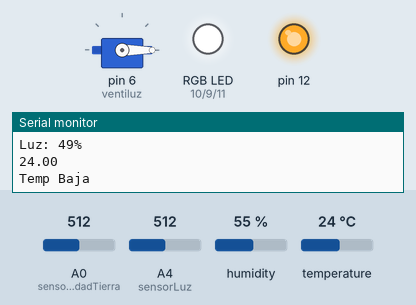
Bench run of a sketch on a simulated Arduino Uno, built with avr-gcc and run on an emulated ATmega328P. Parts: servo, an RGB LED mixed from three pins (HIGH = lit), output pins drawn as LEDs (lit = HIGH), the last lines printed to the serial monitor. The inputs (shaded band) are chosen by the test bench; at power-on: temperature 24 °C, A4 (sensorLuz) = 512, A0 (sensorHumedadTierra) = 512, humidity 55 %.

Above: at 1.8 s.
1.9 s: temperature set to 26 °C
At 3.2 s:
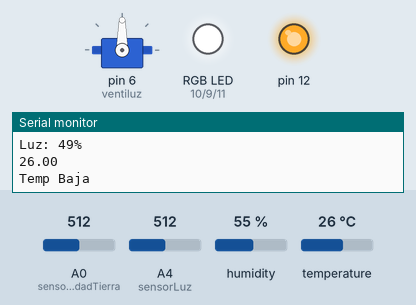
3.6 s: A4 (sensorLuz) set to 836
5.3 s: A4 (sensorLuz) set to 857
At 7.3 s:
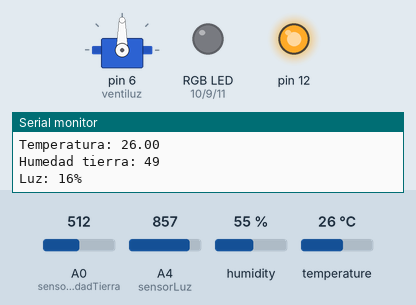
7.7 s: temperature set to 28 °C
At 8.8 s:
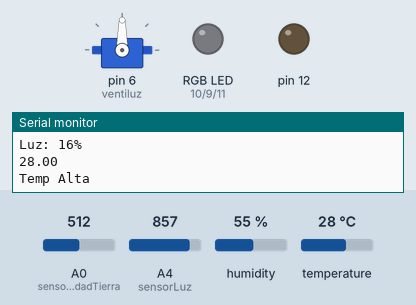
9.7 s: temperature set to 12 °C
At 11.5 s:
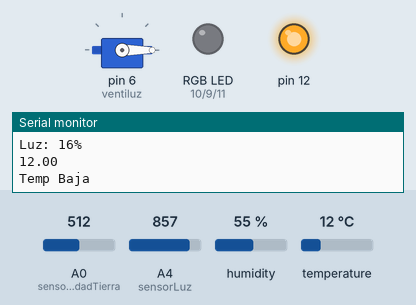
11.8 s: temperature set to 33 °C
At 13.0 s:
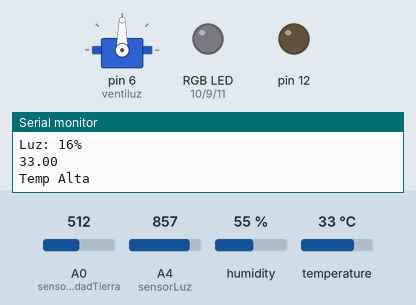
Timing chart, 0 to 14.8 s (numbered marks = the images above; inputs shaded):
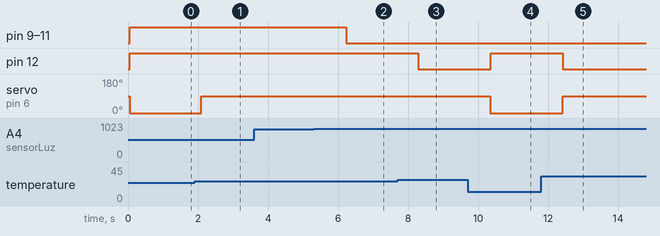

The sketch:

hola.ino
```cpp
#include <Adafruit_Sensor.h>
#include <Servo.h>
#include <DHT.h>

#define RGB_green 9
#define RGB_red 10
#define RGB_blue 11
#define ventiluz 6
#define ventilador 10
#define sensorHumedadTierra A0
#define bomba 11
#define calefaccion 12
#define sensorLuz 4
#define sensorTemp 2
DHT dht(sensorTemp, DHT11);

Servo motorVentiluz;

void setup() {
  pinMode(9, OUTPUT);
  pinMode(10, OUTPUT);
  pinMode(11, OUTPUT);
  pinMode(12, OUTPUT);
  motorVentiluz.attach(ventiluz);
  Serial.begin(9600);
  pinMode(sensorLuz, INPUT);
  dht.begin();
}

void loop(){
  // put your main code here, to run repeatedly:
  int humedadTierra = analogRead(sensorHumedadTierra);

  // Leemos la humedad relativa
  float humedadAmbiente = dht.readHumidity();
  // Leemos la temperatura en grados centígrados (por defecto)
  float temperatura = dht.readTemperature();

  int luz = analogRead(sensorLuz);
  humedadTierra = map(humedadTierra, 1023, 0, 0, 100);
  luz = map(luz, 1023, 0, 0, 100);

  Serial.println("Humedad: " + String(humedadAmbiente));
  Serial.println("Temperatura: " + String(temperatura));
  Serial.println("Humedad tierra: " + String(humedadTierra));
  Serial.println("Luz: " + String(luz) + "%");

  Serial.println(temperatura);

  if(temperatura > 24.00){
    motorVentiluz.write(90);
  }else motorVentiluz.write(0);

  if(temperatura > 26.00){
      digitalWrite(12, LOW);
      Serial.println("Temp Alta");
  }else{
      Serial.println("Temp Baja");
      digitalWrite(12, HIGH);
  }

  if(luz < 17.00){
    digitalWrite(RGB_green, LOW);
    digitalWrite(RGB_blue, LOW);
    digitalWrite(RGB_red, LOW);
  }else{
    digitalWrite(RGB_green, HIGH);
    digitalWrite(RGB_blue, HIGH);
    digitalWrite(RGB_red, HIGH);
  }
  delay(1000);
}
```

Measured:
- the behaviour switches between 24 and 25 °C on temperature (found by bisection; images 0 and 1)
- the behaviour switches between 849 and 850 on A4 (sensorLuz) (found by bisection; images 1 and 2)
- the behaviour switches between 26 and 27 °C on temperature (found by bisection; images 2 and 3)
- after the input at 1.9 s, servo on pin 6 (ventiluz): 0° → 90° after 0.20 s
- after the input at 5.3 s, pin 9 (RGB_green), pin 10 (RGB_red), pin 11 (RGB_blue): HIGH → LOW after 0.94 s
- after the input at 7.7 s, pin 12: HIGH → LOW after 0.59 s
- after the input at 9.7 s, pin 12: LOW → HIGH after 0.66 s; servo on pin 6 (ventiluz): 90° → 0° after 0.65 s
- after the input at 11.8 s, pin 12: HIGH → LOW after 0.62 s; servo on pin 6 (ventiluz): 0° → 90° after 0.62 s
